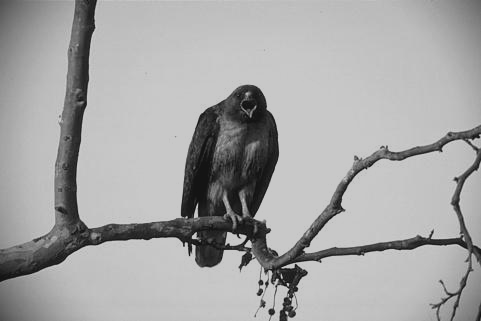
%> input picture image_enhancement/images/42049_20-200.png, 481 x 321 px
$ octave histogram_validation.m   (GNU Octave 9; MATLAB toolbox functions it lacks are replaced by stand-ins)
%> lines starting %> are read from the running program, lines starting %| are printed output that depends on the picture
clc, clear, close all

addpath('..\images') %adiciona o diretório anterior no caminho para acessar a classe de funções e as imagens
addpath('..\')

clc, clear, close all

og_img_hist = imread("42049_20-200.png"); %lê a imagem que será calculado o histograma
%> og_img_hist is the input picture: size 321x481 uint8; min 20, max 200, mean 165.4

%Histograma
hist_IP_UTFPR = imenhancement_utils.im_histogram(og_img_hist); %histograma na unha
%> hist_IP_UTFPR = 256 values, max 26577 at index 201, min 0 at index 1, mean 603.1
hist_matlab = imhist(og_img_hist); %histograma nativo
%> hist_matlab has the same summary as hist_IP_UTFPR
hist_igual = sum(hist_IP_UTFPR(:)-hist_matlab(:)); %verifica se são efetivamente iguais
%> hist_igual = 0

%Plots
figure(4)
imshow(og_img_hist)
title('Original Image')

figure(5)
subplot(1,2,1)
bar(0:1:255, hist_IP_UTFPR)
title('Histogram IP\_UTFPR')
subplot(1,2,2)
bar(0:1:255, hist_matlab)
title('Histogram matlab')
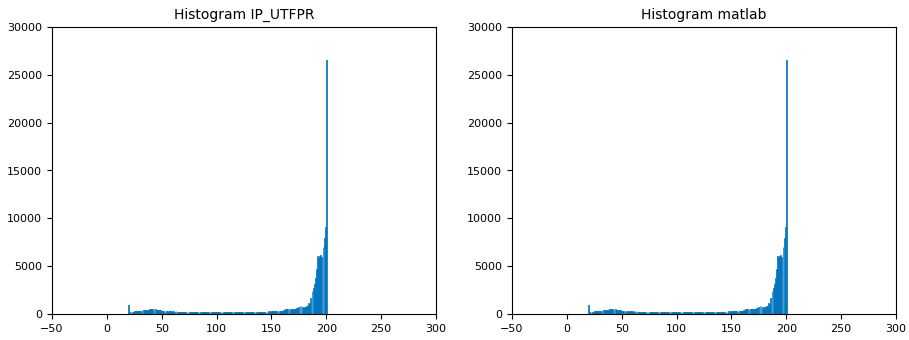
%> figure redrawn from the program's plot data, 2 panels; panel 1: tallest bar 26577 high, from x = 199.6 to 200.4; panel 2: tallest bar 26577 high, from x = 199.6 to 200.4
